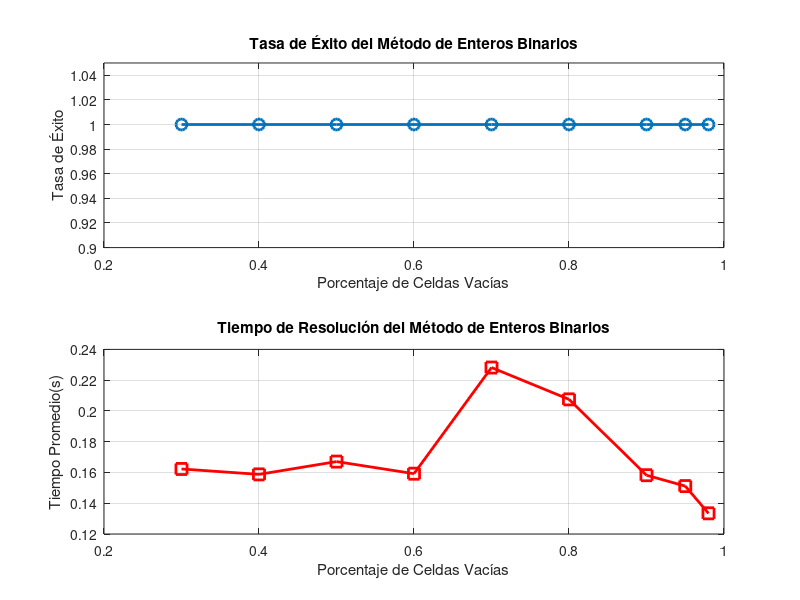

MATLAB code to generate this figure: (Note: this script raises an error after producing the figure.)
% Datos proporcionados
levels = [0.3 0.4 0.5 0.6 0.7 0.8 0.9 0.95 0.98];
successRate = [1 1 1 1 1 1 1 1 1]; % Todos son 1, indicando éxito total
avgTime = [0.16227 0.15876 0.16707 0.1592 0.2282 0.20752 0.15822 0.15114 0.13345];

% Crear figura
figure;

% Gráfico 1: Tasa de éxito vs. Nivel de dificultad
subplot(2,1,1);
plot(levels, successRate, '-o', 'LineWidth', 2, 'MarkerSize', 8);
xlabel('Porcentaje de Celdas Vacías');
ylabel('Tasa de Éxito');
title('Tasa de Éxito del Método de Enteros Binarios');
grid on;
ylim([0.9 1.05]); % Ajuste del eje para visualizar mejor

% Gráfico 2: Tiempo promedio vs. Nivel de dificultad
subplot(2,1,2);
plot(levels, avgTime, '-s', 'LineWidth', 2, 'MarkerSize', 8, 'Color', 'r');
xlabel('Porcentaje de Celdas Vacías');
ylabel('Tiempo Promedio(s)');
title('Tiempo de Resolución del Método de Enteros Binarios');
grid on;

% Ajustar el diseño
sgtitle('Análisis de Performance del Método de Enteros Binarios');
